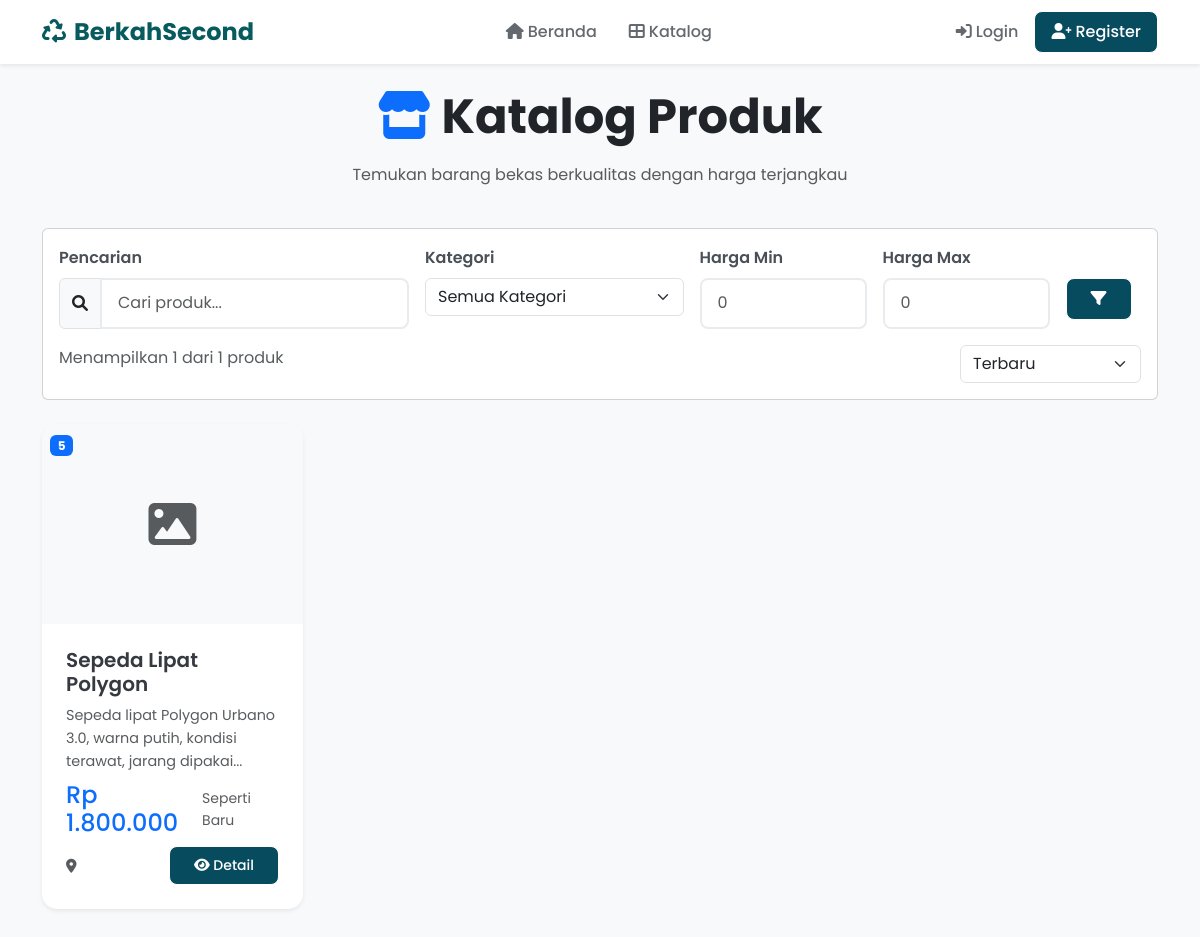
Screenshot of /pages/katalog.php?category=5 with the database file from the repository.
### tables this page shows
CREATE TABLE products (
    id INT AUTO_INCREMENT PRIMARY KEY,
    user_id INT,
    category_id INT,
    name VARCHAR(255) NOT NULL,
    description TEXT,
    price DECIMAL(10,2) NOT NULL,
    image VARCHAR(255),
    condition_item ENUM('Seperti Baru', 'Baik', 'Cukup Baik') DEFAULT 'Baik',
    status ENUM('available', 'sold') DEFAULT 'available',
    created_at TIMESTAMP DEFAULT CURRENT_TIMESTAMP,
    FOREIGN KEY (user_id) REFERENCES users(id) ON DELETE CASCADE,
    FOREIGN KEY (category_id) REFERENCES categories(id) ON DELETE SET NULL
);

### pages/katalog.php (the view, shortened to what this page needs)
<?php
include '../includes/header.php';
$limit = 12;
$page = isset($_GET['page']) ? (int)$_GET['page'] : 1;
$offset = ($page - 1) * $limit;
$search = isset($_GET['search']) ? trim($_GET['search']) : '';
$category = isset($_GET['category']) ? $_GET['category'] : '';
$min_price = isset($_GET['min_price']) ? (int)$_GET['min_price'] : 0;
$max_price = isset($_GET['max_price']) ? (int)$_GET['max_price'] : 0;
$sort = isset($_GET['sort']) ? $_GET['sort'] : 'newest';
$where_conditions = ["status = 'available'"];
$params = [];
if (!empty($category)) {
    $where_conditions[] = "category_id = ?";
    $params[] = $category;
}
$where_clause = implode(' AND ', $where_conditions);
$order_by = "created_at DESC";
$count_sql = "SELECT COUNT(*) FROM products WHERE $where_clause";
$count_stmt = $pdo->prepare($count_sql);
$count_stmt->execute($params);
$total_products = $count_stmt->fetchColumn();
$sql = "SELECT * FROM products WHERE $where_clause ORDER BY $order_by LIMIT $limit OFFSET $offset";
$stmt = $pdo->prepare($sql);
$stmt->execute($params);
$products = $stmt->fetchAll();
?>
<div class="container my-4">
    <div class="row mb-4">
        <div class="col-12">
            <h1 class="display-5 fw-bold text-center mb-3">
                <i class="fas fa-store text-primary"></i> Katalog Produk
            </h1>
            <p class="text-center text-muted">Temukan barang bekas berkualitas dengan harga terjangkau</p>
        </div>
    </div>
    <div class="card mb-4">
        <div class="card-body">
            <form method="GET" class="row g-3">
                <div class="col-md-4">
                    <label for="search" class="form-label">Pencarian</label>
                    <div class="input-group">
                        <span class="input-group-text">
                            <i class="fas fa-search"></i>
                        </span>
                        <input type="text"
                               class="form-control"
                               id="search"
                               name="search"
                               placeholder="Cari produk..."
                               value="<?php echo htmlspecialchars($search); ?>">
                    </div>
                </div>
                <div class="col-md-3">
                    <label for="category" class="form-label">Kategori</label>
                    <select class="form-select" id="category" name="category">
                        <option value="">Semua Kategori</option>
                    </select>
                </div>
                <div class="col-md-2">
                    <label for="min_price" class="form-label">Harga Min</label>
                    <input type="number"
                           class="form-control"
                           id="min_price"
                           name="min_price"
                           placeholder="0"
                           value="<?php echo $min_price > 0 ? $min_price : ''; ?>">
                </div>
                <div class="col-md-2">
                    <label for="max_price" class="form-label">Harga Max</label>
                    <input type="number"
                           class="form-control"
                           id="max_price"
                           name="max_price"
                           placeholder="0"
                           value="<?php echo $max_price > 0 ? $max_price : ''; ?>">
                </div>
                <div class="col-md-1">
                    <label class="form-label">&nbsp;</label>
                    <button type="submit" class="btn btn-primary d-block">
                        <i class="fas fa-filter"></i>
                    </button>
                </div>
            </form>
            <div class="row mt-3">
                <div class="col-md-6">
                    <p class="text-muted mb-0">
                        Menampilkan <?php echo count($products); ?> dari <?php echo $total_products; ?> produk
                    </p>
                </div>
                <div class="col-md-6 text-end">
                    <form method="GET" class="d-inline">
                        <select name="sort" class="form-select d-inline-block" style="width: auto;" onchange="this.form.submit()">
                            <option value="newest" <?php echo $sort === 'newest' ? 'selected' : ''; ?>>Terbaru</option>
                        </select>
                    </form>
                </div>
            </div>
        </div>
    </div>
    <?php if (empty($products)): ?>
    <div class="text-center py-5">
        <i class="fas fa-search fa-3x text-muted mb-3"></i>
        <h3 class="text-muted">Tidak ada produk ditemukan</h3>
        <p class="text-muted">Coba ubah filter pencarian Anda</p>
        <a href="katalog.php" class="btn btn-primary">
            <i class="fas fa-refresh me-2"></i>Reset Filter
        </a>
    </div>
    <?php else: ?>
    <div class="row">
        <?php foreach ($products as $product): ?>
        <div class="col-lg-3 col-md-4 col-sm-6 mb-4">
            <div class="card h-100 shadow-sm product-card">
                <div class="position-relative">
                    <?php if (!empty($product['imag'])): ?>
                    <img src="../assets/images/products/<?php echo htmlspecialchars($product['imag']); ?>"
                         class="card-img-top"
                         alt="<?php echo htmlspecialchars($product['name']); ?>"
                         style="height: 200px; object-fit: cover;">
                    <?php else: ?>
                    <div class="card-img-top bg-light d-flex align-items-center justify-content-center"
                         style="height: 200px;">
                        <i class="fas fa-image fa-3x text-muted"></i>
                    </div>
                    <?php endif; ?>
                    <div class="position-absolute top-0 start-0 p-2">
                        <span class="badge bg-primary">
                            <?php echo ucfirst(htmlspecialchars($product['category_id'])); ?>
                        </span>
                    </div>
                </div>
                <div class="card-body d-flex flex-column">
                    <h5 class="card-title mb-2">
                        <?php echo htmlspecialchars($product['name']); ?>
                    </h5>
                    <p class="card-text text-muted small mb-2">
                        <?php echo substr(htmlspecialchars($product['description']), 0, 100) . '...'; ?>
                    </p>
                    <div class="mt-auto">
                        <div class="d-flex justify-content-between align-items-center mb-2">
                            <h4 class="text-primary mb-0">
                                Rp <?php echo number_format($product['price'], 0, ',', '.'); ?>
                            </h4>
                            <small class="text-muted">
                                <?php echo ucfirst($product['condition_item']); ?>
                            </small>
                        </div>
                        <div class="d-flex justify-content-between align-items-center">
                            <small class="text-muted">
                                <i class="fas fa-map-marker-alt"></i>
                            </small>
                            <a href="detail.php?id=<?php echo $product['id']; ?>"
                               class="btn btn-primary btn-sm">
                                <i class="fas fa-eye"></i> Detail
                            </a>
                        </div>
                    </div>
                </div>
            </div>
        </div>
        <?php endforeach; ?>
    </div>
    <?php endif; ?>
</div>

### css/style.css (style rules this page uses)
* { font-family: 'Poppins', sans-serif; }
body { background-color: #f8f9fa; line-height: 1.6; }
:root { --primary-color: #075b5e; --secondary-color: #6c757d; --success-color: #28a745; --danger-color: #dc3545; --warning-color: #ffc107; --info-color: #17a2b8; --light-color: #f8f9fa; --dark-color: #343a40; }
.product-card { border: none; border-radius: 15px; box-shadow: 0 4px 6px rgba(0, 0, 0, 0.1); transition: all 0.3s ease; overflow: hidden; }
.product-card .card-body { padding: 1.5rem; }
.product-card .card-title { font-weight: 600; color: #343a40; margin-bottom: 0.5rem; }
.product-card .card-text { color: #6c757d; font-size: 0.9rem; }
.btn { border-radius: 8px; font-weight: 500; padding: 0.5rem 1.5rem; transition: all 0.3s ease; }
.btn-primary { background: #074b5e; border: 1.5px solid #ffffff; }
.form-control { border-radius: 8px; border: 2px solid #e9ecef; padding: 0.7rem 1rem; font-weight: 400; transition: all 0.3s ease; }
.form-label { font-weight: 600; color: #495057; margin-bottom: 0.5rem; }

### pages/katalog.php (style rules this page uses)
.product-card { transition: transform 0.2s, box-shadow 0.2s; }
.card-img-top { transition: transform 0.3s; }

### rows the page displays
products: category "5", name "Sepeda Lipat Polygon", description "Sepeda lipat Polygon Urbano 3.0, warna putih, kondisi terawat, jarang dipakai", price "1.800.000", condition_item "Seperti Baru"

### other values shown
count($products) "1"
$total_products "1"
